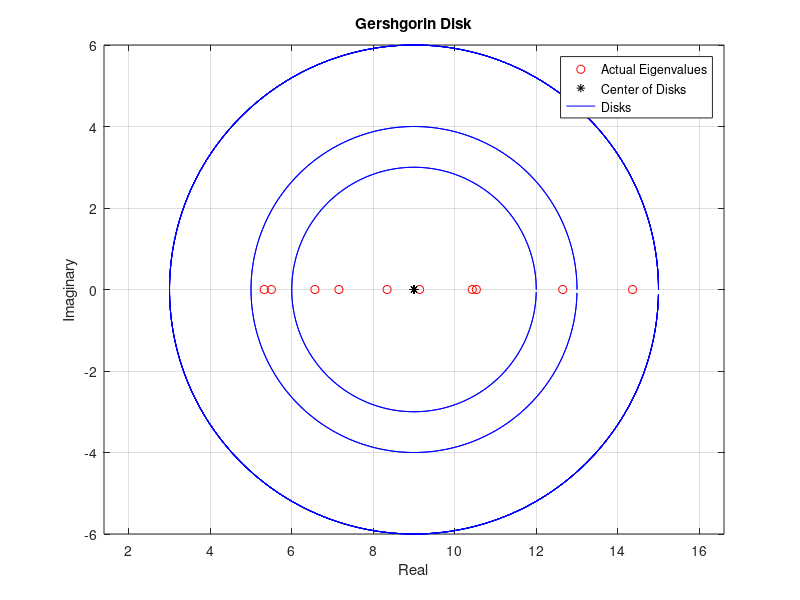

Source code (MATLAB):
A = [9 -1 2 0 0 0 0 0 0 0;
    -1 9 -1 2 0 0 0 0 0 0;
    2 -1 9 -1 2 0 0 0 0 0;
    0 2 -1 9 -1 2 0 0 0 0;
    0 0 2 -1 9 -1 2 0 0 0;
    0 0 0 2 -1 9 -1 2 0 0;
    0 0 0 0 2 -1 9 -1 2 0;
    0 0 0 0 0 2 -1 9 -1 2;
    0 0 0 0 0 0 2 -1 9 -1;
    0 0 0 0 0 0 0 2 -1 9];

%% Gershgorin Disk Theorem
Lambda = eig(A); %Computing true eigenvalues of desired Matrix 'A'
%%% Obtaining the centers of disks
X = real(diag(A));  
Y = imag(diag(A));
%%% Obtaining the radius of disks
R = sum(abs(A),2)-abs(diag(A)); 
%% Ploting Results
%%% Plot the location of true eigenvalues in real-imaginary coordinate(X axis==real part , Y axis==imaginary part)
plot(real(Lambda),imag(Lambda),'or');hold on
%%% Plot the centers of disks approximated by Gershgorin Theorem
plot(X,Y,'k*');
%%%% To plot the disks, we use polar coordinate eqution of a circle
N = 300;
t = 0:2*pi/N:(2*pi)-(2*pi/N);
X1 = X+R.*repmat(cos(t),size(R,1),1);
Y1 = Y+R.*repmat(sin(t),size(R,1),1);
plot(X1',Y1','b-')
axis equal; hold off
xlabel('Real');  ylabel('Imaginary')
title('Gershgorin Disk')
legend('Actual Eigenvalues','Center of Disks','Disks')
grid on
